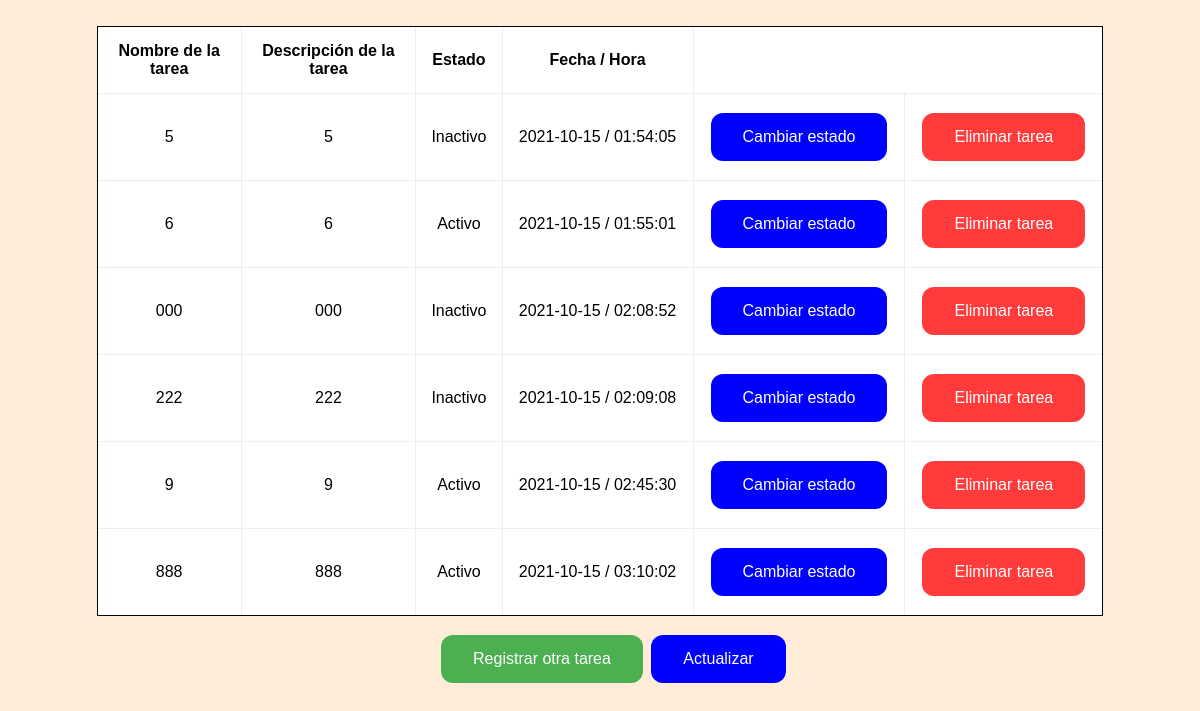
/mostrar.php, run on the app's committed database.
### tables this page shows
CREATE TABLE `register` (
  `taskId` int(11) NOT NULL,
  `taskName` varchar(200) NOT NULL,
  `taskDescription` varchar(300) NOT NULL,
  `taskActive` varchar(10) NOT NULL,
  `taskDate` varchar(30) NOT NULL
);

### mostrar.php (the view, shortened to what this page needs)
<?php
$inc = include("connection.php");
?>
<!DOCTYPE html>
<html>
<head>
	<link rel="stylesheet" type="text/css" href="estilosBD.css">
</head>
<body>
<br>
	<table border="1" >
		<tr>
			<td><b>Nombre de la tarea</b></td>
			<td><b>Descripción de la tarea</b></td>
			<td><b>Estado</b></td>
			<td class="fyh"><b>Fecha / Hora</b></td>
		</tr>
<?php
if ($inc) {
	$consulta = "SELECT * FROM register";
	$resultado = mysqli_query($conex,$consulta);
	if ($resultado) {
		while ($row = $resultado->fetch_array()) {
	    $nameAct = $row['taskName'];
	    $taskDesc = $row['taskDescription'];
	    $estado = $row['taskActive'];
	    $fechareg = $row['taskDate'];
	    ?>
        		<tr>
        			<td><?php echo $nameAct; ?><br></td>
        		    <td><?php echo $taskDesc ?><br></td>
        		    <td><?php echo $estado ?><br></td>
        		    <td><?php echo $fechareg ?><br></td>
        		    <td> <a href="modificarestado.php?id=<?php echo $row["taskId"];?>"> <input type="button" class="boton1" value="Cambiar estado"></a> </td>
	       		    <td> <a href="eliminar.php?id=<?php echo $row["taskId"];?>"><input type="button" class="boton2" value="Eliminar tarea"></a> </td>
        		</tr>
	    <?php
	    }
	}
}
?>
</table>
<div>
	<a href="index.php"> <input type="button" class="boton4" value="Registrar otra tarea"></a>
	<td> <a href="mostrar.php"> <input type="button" class="boton5" value="Actualizar"></a> </td>
</div>
</body>
</html>

### estilosBD.css (style rules this page uses)
body { background-color: #FFEDD9; font-family: Arial; }
table { background-color: white; text-align: center; border-collapse: collapse; width: 85%; margin: 0 auto; border: 1px; border-style: solid; }
.fyh { resize:both; min-width: 160px; }
td { padding: 15px; }
.boton2 { background-color: #FF3B3B; border: none; color: white; padding: 15px 32px; text-align: center; text-decoration: none; display: inline-block; font-size: 16px; margin: 4px 2px; cursor: pointer; border-radius: 12px; }
.boton1 { background-color: blue; border: none; color: white; padding: 15px 32px; text-align: center; text-decoration: none; display: inline-block; font-size: 16px; margin: 4px 2px; cursor: pointer; border-radius: 12px; }
.boton4 { background-color: #4CAF50; border: none; color: white; padding: 15px 32px; text-align: center; text-decoration: none; display: inline-block; font-size: 16px; margin: 4px 2px; cursor: pointer; border-radius: 12px; }
.boton5 { background-color: blue; border: none; color: white; padding: 15px 32px; text-align: center; text-decoration: none; display: inline-block; font-size: 16px; margin: 4px 2px; cursor: pointer; border-radius: 12px; }
div { text-align:center; padding: 15px; }

### data on the page
register: taskName "5", taskDescription "5", taskActive "Inactivo", taskDate "2021-10-15 / 01:54:05"
register: taskName "6", taskDescription "6", taskActive "Activo", taskDate "2021-10-15 / 01:55:01"
register: taskName "000", taskDescription "000", taskActive "Inactivo", taskDate "2021-10-15 / 02:08:52"
register: taskName "222", taskDescription "222", taskActive "Inactivo", taskDate "2021-10-15 / 02:09:08"
register: taskName "9", taskDescription "9", taskActive "Activo", taskDate "2021-10-15 / 02:45:30"
register: taskName "888", taskDescription "888", taskActive "Activo", taskDate "2021-10-15 / 03:10:02"
